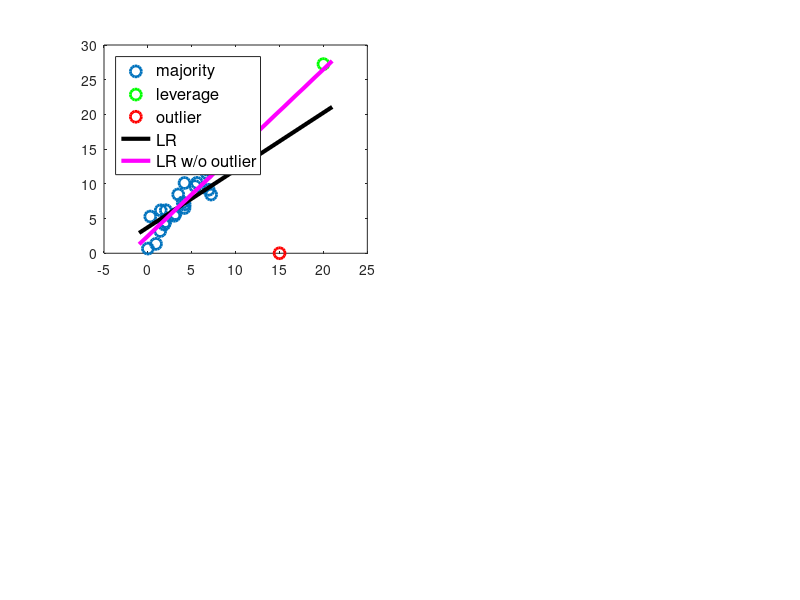

MATLAB code for this plot: (Note: this script raises an error after producing the figure.)
function lrTemplate()
    load demoSynLR.mat

    
    % your codes here 
    
    w1A = lrFit(data1.x,data1.y); %with outlier example
    w1B = lrFit(data1.x(1:end-1,:),data1.y(1:end-1,:)); %w/o outlier example
    w2A = lrFit(data2.x,data2.y); %with outlier example
    w2B = lrFit(data2.x(1:end-1,:),data2.y(1:end-1,:)); %w/o outlier example
    w3A = lrFit(data3.x,data3.y); %with outlier example
    w3B = lrFit(data3.x(1:end-1,:),data3.y(1:end-1,:)); %w/o outlier example
    w4A = lrFit(data3.x,data4.y); %with outlier example
    w4B = lrFit(data3.x(1:end-1,:),data4.y(1:end-1,:)); %w/o outlier example
    
    w1x = ridgeFit(data1.x,data1.y,0.1);
    w1y = ridgeFit(data1.x,data1.y,1);
    w1z = ridgeFit(data1.x,data1.y,10);
    w2x = ridgeFit(data2.x,data2.y,0.1);
    w2y = ridgeFit(data2.x,data2.y,1);
    w2z = ridgeFit(data2.x,data2.y,10);
    w3x = ridgeFit(data3.x,data3.y,0.1);
    w3y = ridgeFit(data3.x,data3.y,1);
    w3z = ridgeFit(data3.x,data3.y,10);
    w4x = ridgeFit(data4.x,data4.y,0.1);
    w4y = ridgeFit(data4.x,data4.y,1);
    w4z = ridgeFit(data4.x,data4.y,10);
    
    h1 = leverage(data1.x);
    t1 = studentized(data1.x,data1.y,w1A,h1);
    d1 = cookDist(h1,t1,size(data1.x,2));
    
    h2 = leverage(data2.x);
    t2 = studentized(data2.x,data2.y,w2A,h2);
    d2 = cookDist(h2,t2,size(data2.x,2));
    
    h3 = leverage(data3.x);
    t3 = studentized(data3.x,data3.y,w3A,h3);
    d3 = cookDist(h3,t3,size(data1.x,3));   
    
    h4 = leverage(data4.x);
    t4 = studentized(data4.x,data4.y,w4A,h4);
    d4 = cookDist(h4,t4,size(data4.x,2));
    
    
    
    %%
        % demo of TA's plot functions
         figureLR = figure(1);
         set(figureLR,'Position',[100, 100, 1000, 800]);
         plotLRline(figureLR, 1, w1A, w1B, data1.x, data1.y);
         plotLRline(figureLR, 2, w2A, w2B, data2.x, data2.y);
         plotLRline(figureLR, 3, w3A, w3B, data3.x, data3.y);
         plotLRline(figureLR, 4, w4A, w4B, data4.x, data4.y);
         
         figureDecay = figure(2);
         set(figureDecay,'Position',[100, 100, 1000, 800]);
         plotLRlineThree(figureDecay, 1, w1x, w1y, w1z, data1.x, data1.y);
         plotLRlineThree(figureDecay, 2, w2x, w2y, w2z, data2.x, data2.y);
         plotLRlineThree(figureDecay, 3, w3x, w3y, w3z, data3.x, data3.y);
         plotLRlineThree(figureDecay, 4, w4x, w4y, w4z, data4.x, data4.y);
         
         figureSample = figure(3);
         set(figureSample,'Position',[100, 100, 1000, 800]);
         plotSamples(figureSample, 1, data1.x, data1.y, h1, t1, d1);
         plotSamples(figureSample, 2, data2.x, data2.y, h2, t2, d2);
         plotSamples(figureSample, 3, data3.x, data3.y, h3, t3, d3);
         plotSamples(figureSample, 4, data4.x, data4.y, h4, t4, d4);
end

function r = heldoutResidual(w, dataX, dataY)
    r = dataY - dataX*w;
end

function w = lrFit(dataX,dataY)
    w = inv(dataX'*dataX)*dataX'*dataY;
end

function w = ridgeFit(dataX,dataY,lambda)
 	w = inv(dataX'*dataX + lambda*eye(size(dataX,2)))*dataX'*dataY;
end

function h = leverage(dataX)
    H = dataX*inv(dataX'*dataX)*dataX';
    h = diag(H);
end

function t = studentized(dataX,dataY,w,h)
    r = heldoutResidual(w, dataX, dataY);
    t = r./(std(r)*sqrt(1-h));  
end

function d = cookDist(h,t,k)
    d = (h./(1-h)).*(t.^2./(1+k));
end

function plotLRline(figureLR, subPID, w1, w2, dataX, dataY)
% [dataX, dataY]: coordinates of data samples
% w: the linear regresison parameters

    w1 = transpose(w1(:));
    w2 = transpose(w2(:));
    dataY = dataY(:);
    if size(dataX,1)~=length(dataY)
        dataX=dataX';
    end
    if size(dataX,1)~=length(dataY)
        error('data size inconsistent');
    end
    
    bl = [min(dataX(:,2))-1, min(dataY)-1];
    ur = [max(dataX(:,2))+1, max(dataY)+1];
    figure(figureLR)
    subplot(2,2,subPID), plot(dataX(1:end-2,2), dataY(1:end-2),'o','MarkerSize',8,'LineWidth',2);
    hold on, 
    plot(dataX(end-1,2), dataY(end-1),'go','MarkerSize',8,'LineWidth',2);
    plot(dataX(end,2), dataY(end),'ro','MarkerSize',8,'LineWidth',2);
    plot([bl(1), ur(1)], [w1*[1;bl(1)], w1*[1;ur(1)]],'k-','lineWidth',3);
    plot([bl(1), ur(1)], [w2*[1;bl(1)], w2*[1;ur(1)]],'m-','lineWidth',3);
    hleg = legend('majority','leverage','outlier','LR','LR w/o outlier');
    set(hleg,'Location','NorthWest','FontSize',12,'FontWeight','Demi');
    title(['(' num2str(subPID), ')'],'FontSize',12,'FontWeight','Demi')
    xlabel('x','FontSize',15,'FontWeight','Demi')
    ylabel('y','FontSize',15,'FontWeight','Demi')
end
function plotLRlineThree(figureLR, subPID, w1, w2, w3, dataX, dataY)
% [dataX, dataY]: coordinates of data samples
% w: the linear regresison parameters

    w1 = transpose(w1(:));
    w2 = transpose(w2(:));
    w3 = transpose(w3(:));
    dataY = dataY(:);
    if size(dataX,1)~=length(dataY)
        dataX=dataX';
    end
    if size(dataX,1)~=length(dataY)
        error('data size inconsistent');
    end
    
    bl = [min(dataX(:,2))-1, min(dataY)-1];
    ur = [max(dataX(:,2))+1, max(dataY)+1];
    figure(figureLR)
    subplot(2,2,subPID), plot(dataX(1:end-2,2), dataY(1:end-2),'o','MarkerSize',8,'LineWidth',2);
    hold on, 
    plot([bl(1), ur(1)], [w1*[1;bl(1)], w1*[1;ur(1)]],'k-','lineWidth',3);
    plot([bl(1), ur(1)], [w2*[1;bl(1)], w2*[1;ur(1)]],'m-','lineWidth',3);
    plot([bl(1), ur(1)], [w3*[1;bl(1)], w3*[1;ur(1)]],'g-','lineWidth',3);
    plot(dataX(end-1,2), dataY(end-1),'go','MarkerSize',8,'LineWidth',2);
    plot(dataX(end,2), dataY(end),'ro','MarkerSize',8,'LineWidth',2);
    
    hleg = legend('majority','0.1','1','10');
    set(hleg,'Location','NorthWest','FontSize',12,'FontWeight','Demi');
    title(['(' num2str(subPID), ')'],'FontSize',12,'FontWeight','Demi')
    xlabel('x','FontSize',15,'FontWeight','Demi')
    ylabel('y','FontSize',15,'FontWeight','Demi')
end
function plotSamples(figureLR, subPID, dataX, dataY, h, t, d)
% h, t, d: 
%   leverage, studentized_residual, cook's distance of samples
    [~, idxH] = max(h);
    [~, idxT] = max(t);
    [~, idxD] = max(d);
    
    dataY = dataY(:);
    if size(dataX,1)~=length(dataY)
        dataX=dataX';
    end
    if size(dataX,1)~=length(dataY)
        error('data size inconsistent');
    end
    
    figure(figureLR)
    subplot(2,2,subPID), plot(dataX(1:end-2,2), dataY(1:end-2),'o','MarkerSize',8,'LineWidth',2);
    hold on, 
    plot(dataX(end-1,2), dataY(end-1),'go','MarkerSize',8,'LineWidth',2);
    plot(dataX(end,2), dataY(end),'ro','MarkerSize',8,'LineWidth',2);
    plot(dataX(idxH(1),2), dataY(idxH(1)), 'cd','MarkerSize',12,'LineWidth',3);
    plot(dataX(idxT(1),2), dataY(idxT(1)), 'ms','MarkerSize',12,'LineWidth',3);
    plot(dataX(idxD(1),2), dataY(idxD(1)), 'k>','MarkerSize',12,'LineWidth',3);
    hleg = legend('majority','leverage','outlier','max-H','max-T','max-Cook');
    set(hleg,'Location','NorthWest','FontSize',12,'FontWeight','Demi');
    title(['(', num2str(subPID), ')'],'FontSize',12,'FontWeight','Demi')
    xlabel('x','FontSize',15,'FontWeight','Demi')
    ylabel('y','FontSize',15,'FontWeight','Demi')
end
